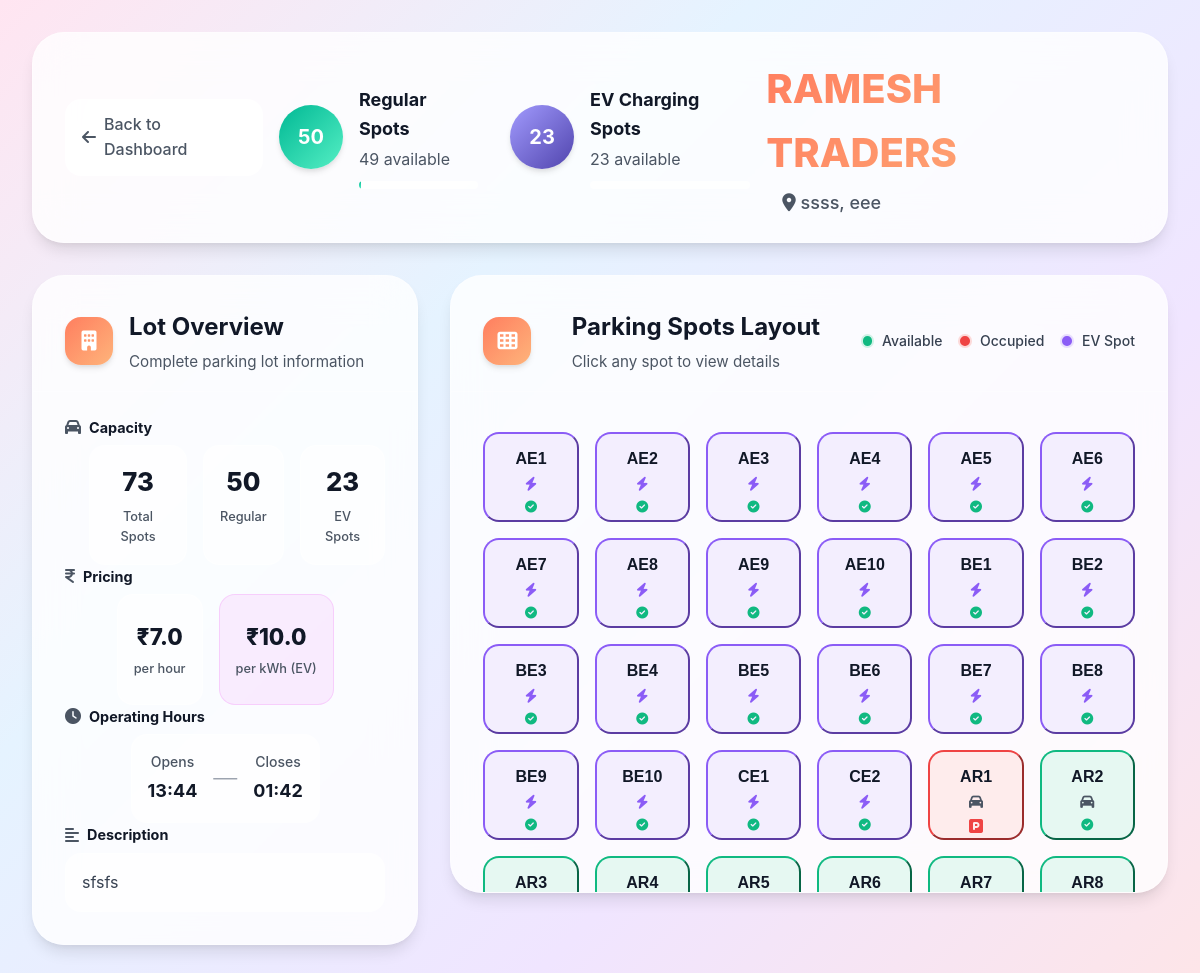
The app's page /view_details?lot_id=2 (signed in), older data.
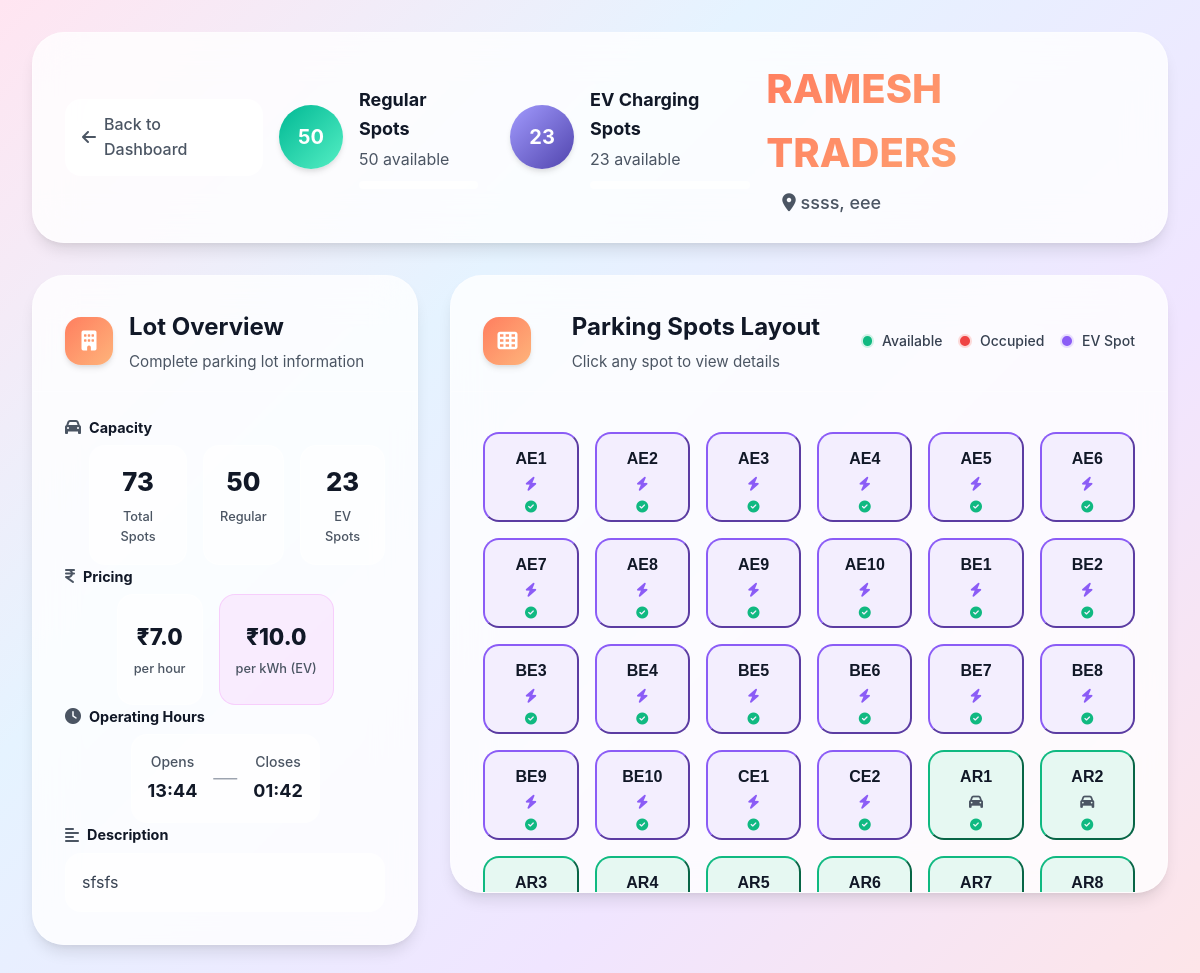
The same page, newer data.
### models/parking_lot.py (models this page shows, shortened)
class ParkingLot(db.Model):
    __tablename__ = 'parking_lots'
    id = db.Column(db.Integer, primary_key=True)
    name= db.Column(db.String(80), unique=True, nullable=False)
    address = db.Column(db.String(200), nullable=False)
    pincode = db.Column(db.String(10), nullable=False)
    hourly_rate = db.Column(db.Float, nullable=False)
    total_spots = db.Column(db.Integer, nullable=False)
    occupied_regular_spots = db.Column(db.Integer, default=0)
    occupied_ev_spots = db.Column(db.Integer, default=0)
    ev_spots = db.Column(db.Integer, default=0)
    ev_charging_rate = db.Column(db.Float, nullable=True)
    opening_time = db.Column(db.String(10), nullable=True)
    closing_time = db.Column(db.String(10), nullable=True)
    is_24_hours = db.Column(db.Boolean, default=False)
    description = db.Column(db.String(200), nullable=True)

### models/parking_spot.py (models this page shows, shortened)
class ParkingSpot(db.Model):
    __tablename__ = 'parking_spots'
    id=db.Column(db.Integer, primary_key=True)
    lot_id=db.Column(db.Integer, db.ForeignKey('parking_lots.id'), nullable=False)
    spot_number=db.Column(db.String(50), nullable=False)
    is_ev_spot=db.Column(db.Boolean, default=False)
    status=db.Column(db.String(50), default='available')

### routes/parking.py (the view)
@parking_bp.route('/view_details',methods=['POST','GET'])
@login_required
@admin_required
def view_details():
    lot_id=request.args.get('lot_id')
    spot_id=request.args.get('spot_id')
    spot=ParkingSpot.query.get(spot_id)
    booking=Booking.query.filter_by(spot_id=spot_id).first()
    end_time=None
    user=None
    vehicle=None
    if booking:
        user=User.query.get(booking.user_id)
        vehicle=Vehicle.query.get(booking.vehicle_id)
        end_time=booking.start_time + timedelta(hours=booking.duration)
    if request.method=='POST':
        lot_id=request.form.get('lot_id')
    lot=ParkingLot.query.get(lot_id)
    spots=ParkingSpot.query.filter_by(lot_id=lot_id)
    return render_template('parking_lot_details.html',lot=lot,spots=spots,spot=spot,user=user,vehicle=vehicle,end_time=end_time,booking=booking)

### Templates/parking_lot_details.html (shortened to what the changed rows need)
{%extends "base.html" %}
{%block style%}
<link rel="stylesheet" href="{{url_for('static',filename='css/parking_lot_details.css')}}">
<link rel="stylesheet" href="{{url_for('static',filename='css/modal.css')}}">
{%endblock%}
{% block content %}
    <div class="page-container" data-has-spot="{{ 'true' if spot else 'false'}}" data-is-booked="{{'true' if booking else 'false'}}">
        <div class="header-div bg">
            <div class="status-item">
                <div class="status-circle regular">
                    <div class="circle-content">
                        <span class="total-count">{{lot.total_spots}}</span>
                    </div>
                </div>
                <div class="status-info">
                    <h4>Regular Spots</h4>
                    <p>{{lot.total_spots - lot.occupied_regular_spots}} available</p>
                    <div class="occupancy-bar">
                        <div class="occupancy-fill" style="width: {{(lot.occupied_regular_spots / lot.total_spots * 100) if lot.total_spots > 0 else 0}}%"></div>
                    </div>
                </div>
            </div>
            {% if lot.ev_spots > 0 %}
                <div class="status-item">
                    <div class="status-circle ev">
                        <div class="circle-content">
                            <span class="total-count">{{lot.ev_spots}}</span>
                        </div>
                    </div>
                    <div class="status-info">
                        <h4>EV Charging Spots</h4>
                        <p>{{lot.ev_spots - lot.occupied_ev_spots}} available</p>
                        <div class="occupancy-bar">
                        </div>
                    </div>
                </div>
            {% endif %}
            <div class="page-title">
                <h1>{{lot.name}}</h1>
                <p class="page-p">
                    <i class="fas fa-map-marker-alt"></i>
                    {{lot.address}}, {{lot.pincode if lot.pincode else 'Not specified'}}
                </p>
            </div>
        </div>
        <div class="lot-info">
            <div class="lot-info-left-container">
                <div class="card-info bg ">
                    <div class="card-header">
                        <div class="header-text">
                            <h2>Lot Overview</h2>
                        </div>
                    </div>
                    <div class="card-content">
                        <div class="info-section">
                            <div class="capacity-stats">
                                <div class="capacity-item">
                                    <div class="capacity-number">{{lot.total_spots + lot.ev_spots}}</div>
                                    <div class="capacity-label">Total Spots</div>
                                </div>
                                <div class="capacity-item">
                                    <div class="capacity-number">{{lot.total_spots}}</div>
                                    <div class="capacity-label">Regular</div>
                                </div>
                                <div class="capacity-item">
                                    <div class="capacity-number">{{lot.ev_spots}}</div>
                                    <div class="capacity-label">EV Spots</div>
                                </div>
                            </div>
                        </div>
                        <div class="info-section">
                            <div class="pricing-stats">
                                <div class="pricing-item">
                                    <div class="price-amount">₹{{lot.hourly_rate}}</div>
                                    <div class="price-label">per hour</div>
                                </div>
                                {% if lot.ev_spots > 0 %}
                                <div class="pricing-item ev-pricing">
                                    <div class="price-amount">₹{{lot.ev_charging_rate}}</div>
                                    <div class="price-label">per kWh (EV)</div>
                                </div>
                                {% endif %}
                            </div>
                        </div>
                        <div class="info-section">
                            <div class="hours-display">
                                {% if lot.is_24_hours %}
                                <div class=" open-24">
                                    <i class="fas fa-clock"></i>
                                    <span>Open 24/7</span>
                                </div>
                                {% else %}
                                <div class="hours-range">
                                    <div class="time-block">
                                        <span class="time-label">Opens</span>
                                        <span class="time-value">{{lot.opening_time}}</span>
                                    </div>
                                    <div class="time-separator">—</div>
                                    <div class="time-block">
                                        <span class="time-label">Closes</span>
                                        <span class="time-value">{{lot.closing_time}}</span>
                                    </div>
                                </div>
                                {% endif %}
                            </div>
                        </div>
                        {% if lot.description %}
                        <div class="info-section">
                            <h3><i class="fas fa-align-left"></i> Description</h3>
                            <p class="description-text">{{lot.description}}</p>
                        </div>
                        {% endif %}
                    </div>
                </div>
            </div>
            <div class="lot-info-right-container">
                <div class="spots-card bg">
                    <div class="card-header">
                        <div class="header-text">
                            <h2>Parking Spots Layout</h2>
                        </div>
                    </div>
                    <div class="card-content">
                        <div class="spot">
                            {% for spot in spots %}
                            <form action="{{url_for('parking.spot_details')}}" method="POST" class="spot-form">
                                <button type="submit" class="spot-box
                                    {% if spot.status == 'occupied' %}occupied{% else %}available{% endif %}
                                    {% if spot.is_ev_spot %}ev{% endif %}">
                                    <div class="spot-number">{{spot.spot_number}}</div>
                                    <div class="spot-type">
                                        {% if spot.is_ev_spot %}
                                            <i class="fas fa-bolt"></i>
                                        {% else %}
                                            <i class="fas fa-car"></i>
                                        {% endif %}
                                    </div>
                                    <div class="spot-status">
                                        {% if spot.status == 'occupied' %}
                                           <i class="fa-solid fa-square-parking"></i>
                                        {% else %}
                                            <i class="fas fa-check-circle"></i>
                                        {% endif %}
                                    </div>
                                </button>
                            </form>
                            {% endfor %}
                        </div>
                    </div>
                </div>
            </div>
        </div>
    </div>
{%endblock %}

Row changes from the older to the newer data that the page shows:
changed ParkingLot "RAMESH TRADERS": lot.total_spots-lot.occupied_regular_spots "49" → "50"; occupied_regular_spots 1 → 0 (drawn)
changed ParkingSpot "AR1": status "occupied" → "available" (drawn)
